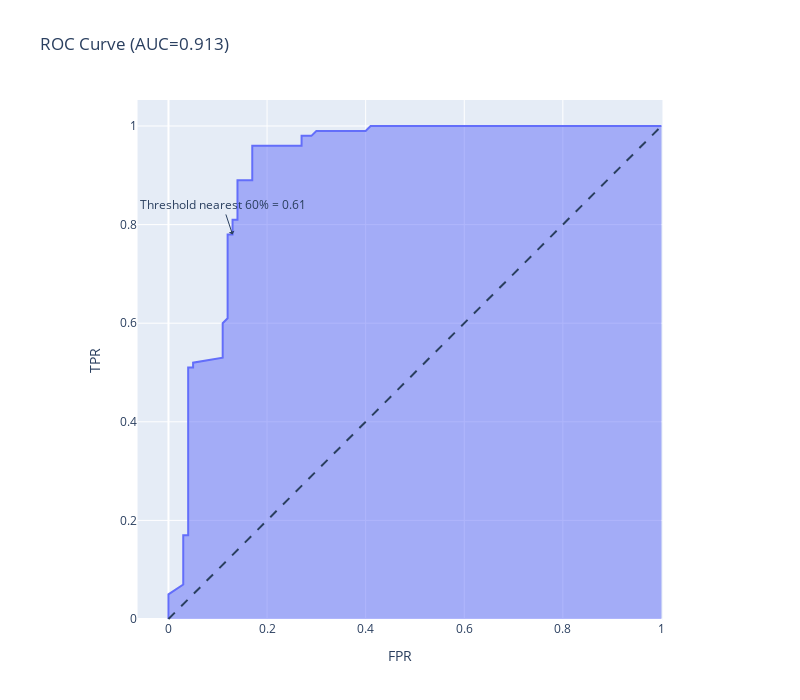

The code cell stored with this chart in its notebook:
### Code cell
# choose a threshold for prediction.
make_rocauc(.60)

### Figure 1 — Plotly figure (JSON) as saved in the notebook; plotly's stock layout.template omitted (floating-point values rounded to 4 significant figures)
{"data": [{"customdata": [[2], [1], [0.9808], [0.98], [0.9749], [0.96], [0.9141], [0.9136], [0.8178], [0.8002], [0.775], [0.7718], [0.7711], [0.7692], [0.76], [0.7127], [0.7], [0.6874], [0.68], [0.6083], [0.6056], [0.5694], [0.5632], [0.4567], [0.4067], [0.3101], [0.28], [0.2779], [0.2749], [0.2591], [0.22], [0.2], [0.1964], [0.18], [0.162], [0.155], [0.1333], [0.12], [0.08379], [0.07915], [0.06], [0.05043], [0.04], [0.03], [0.0297], [0.02364], [0.02333], [0.02293], [0.02], [0.01905], [0.008], [0.003636], [0]], "hovertemplate": "FPR=%{x:.2f}<br>TPR=%{y:.2f}<br>Threshold=%{customdata[0]:.2f}<extra></extra>", "legendgroup": "", "line": {"color": "#636efa"}, "marker": {"symbol": "circle"}, "mode": "lines", "name": "", "orientation": "v", "showlegend": false, "stackgroup": "1", "type": "scatter", "x": [0, 0, 0, 0.03, 0.03, 0.03, 0.03, 0.04, 0.04, 0.04, 0.04, 0.04, 0.05, 0.05, 0.11, 0.11, 0.12, 0.12, 0.12, 0.12, 0.13, 0.13, 0.14, 0.14, 0.17, 0.17, 0.19, 0.21, 0.22, 0.24, 0.27, 0.27, 0.29, 0.3, 0.31, 0.37, 0.4, 0.41, 0.46, 0.5, 0.59, 0.62, 0.68, 0.69, 0.71, 0.72, 0.74, 0.75, 0.83, 0.85, 0.87, 0.89, 1], "xaxis": "x", "y": [0, 0.01, 0.05, 0.07, 0.08, 0.1, 0.17, 0.17, 0.37, 0.39, 0.49, 0.51, 0.51, 0.52, 0.53, 0.6, 0.61, 0.68, 0.7, 0.78, 0.78, 0.81, 0.81, 0.89, 0.89, 0.96, 0.96, 0.96, 0.96, 0.96, 0.96, 0.98, 0.98, 0.99, 0.99, 0.99, 0.99, 1, 1, 1, 1, 1, 1, 1, 1, 1, 1, 1, 1, 1, 1, 1, 1], "yaxis": "y"}], "layout": {"annotations": [{"arrowhead": 1, "showarrow": true, "text": "Threshold nearest 60% = 0.61", "x": 0.13, "y": 0.78}], "height": 700, "legend": {"tracegroupgap": 0}, "shapes": [{"line": {"dash": "dash"}, "type": "line", "x0": 0, "x1": 1, "y0": 0, "y1": 1}], "title": {"text": "ROC Curve (AUC=0.913)"}, "width": 800, "xaxis": {"anchor": "y", "autorange": true, "constrain": "domain", "domain": [0.08015, 0.9199], "range": [-0.08805, 1.002], "title": {"text": "FPR"}, "type": "linear"}, "yaxis": {"anchor": "x", "autorange": true, "domain": [0, 1], "range": [-0.002028, 1.053], "scaleanchor": "x", "scaleratio": 1, "title": {"text": "TPR"}, "type": "linear"}}}
